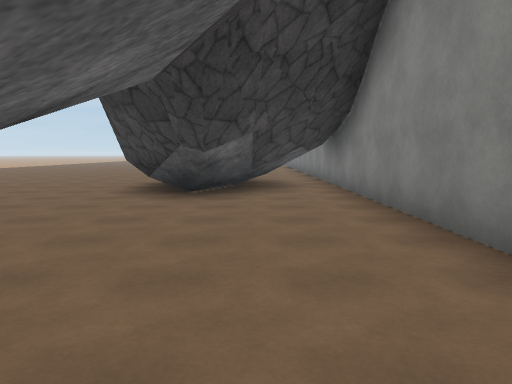
view 1 (above)

24 first-person views from a walk through a 3-D level made in the Unity game engine. The camera is 1.5 m above the floor, tilts 6° down and sees 70° across. The floor is counted in squares, 2 m on a side. Each view is taken from the middle of a square. On the plan, view 1 faces up. The plan holds only what a view shows up to about 11 squares ahead; the rest is blank. The place goes on beyond the plan. The player is left out. Some animated figures are not drawn. Surface patterns are stand-ins for the level's own textures.

view 2
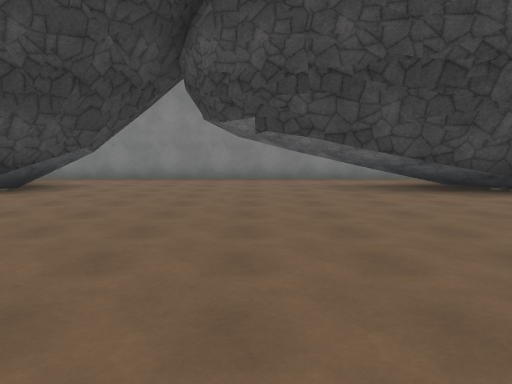

view 3
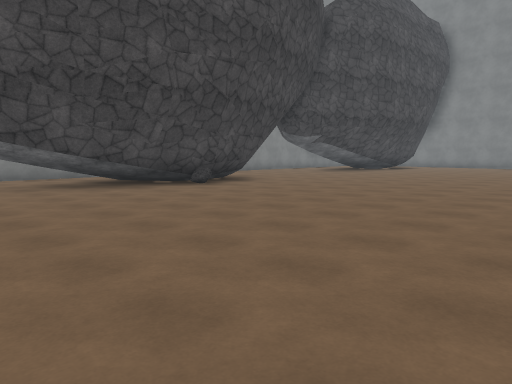

view 4
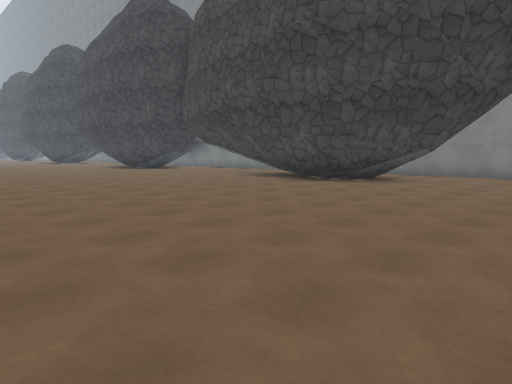

view 5
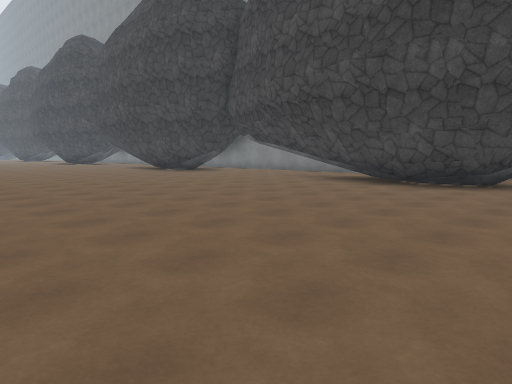

view 6
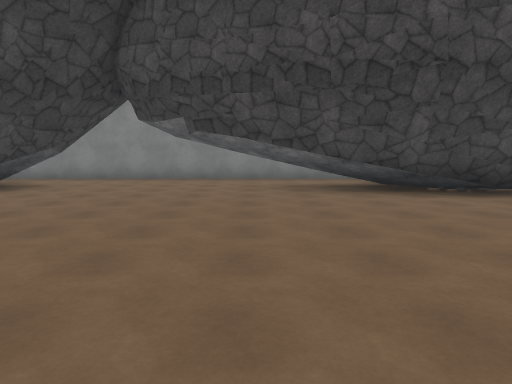

view 7
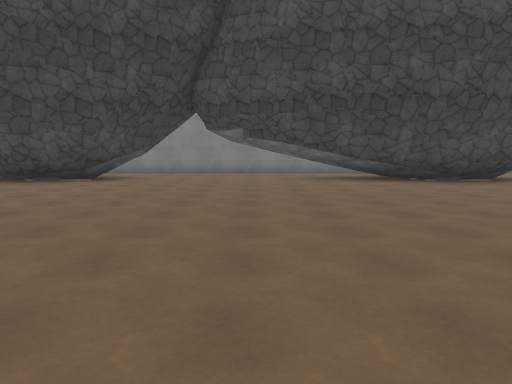

view 8
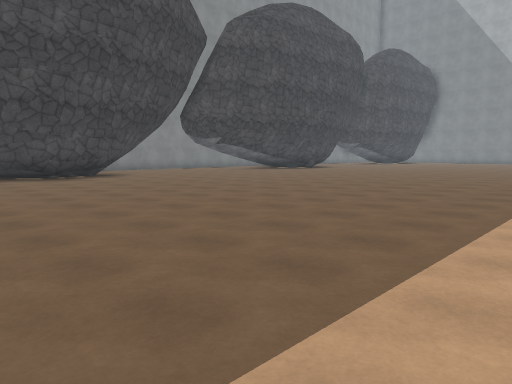

view 9
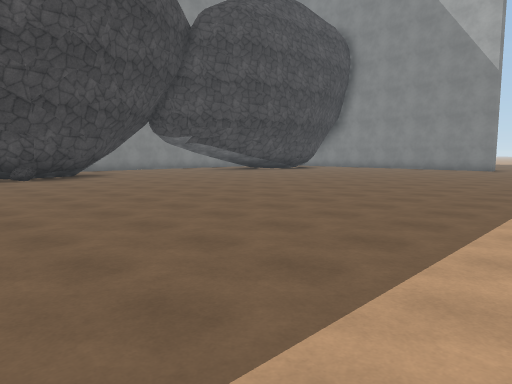

view 10
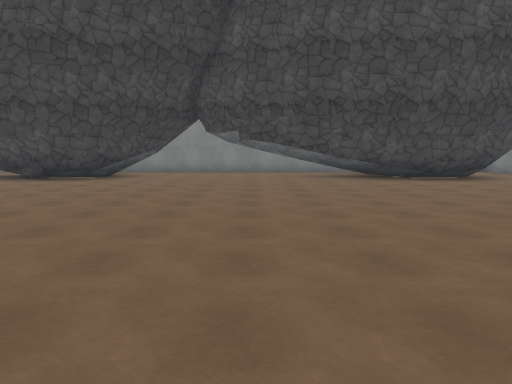

view 11
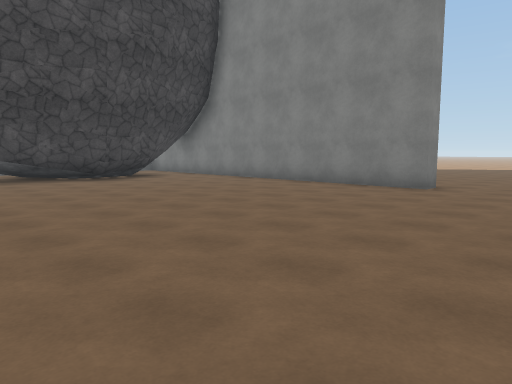

view 12
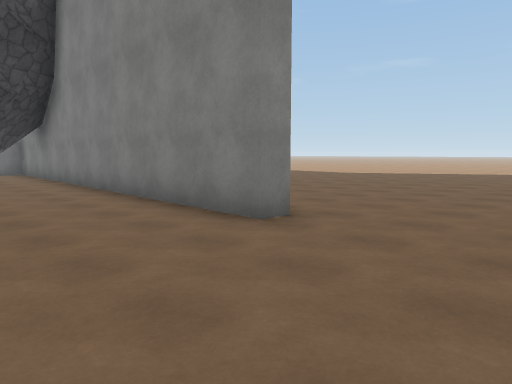

view 13
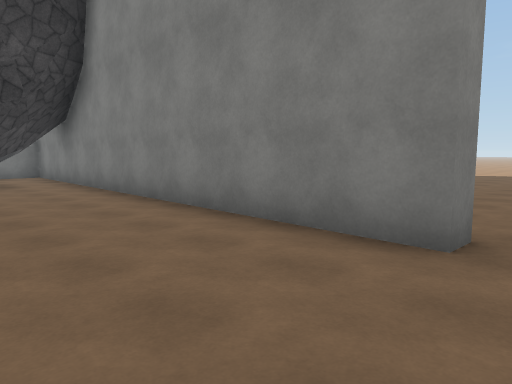

view 14
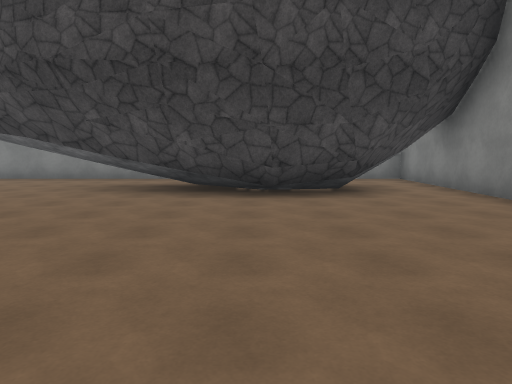

view 15
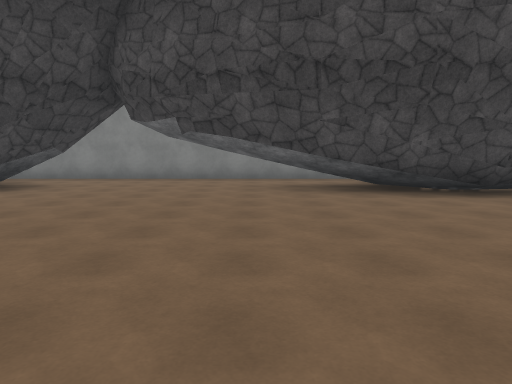

view 16
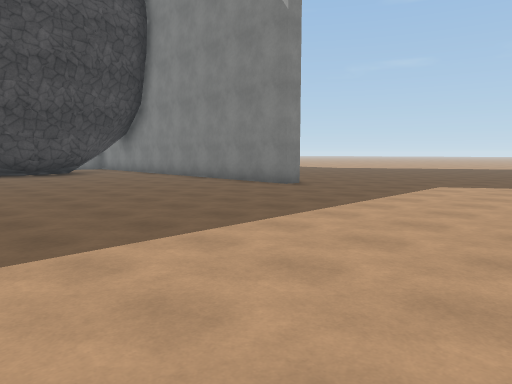

view 17
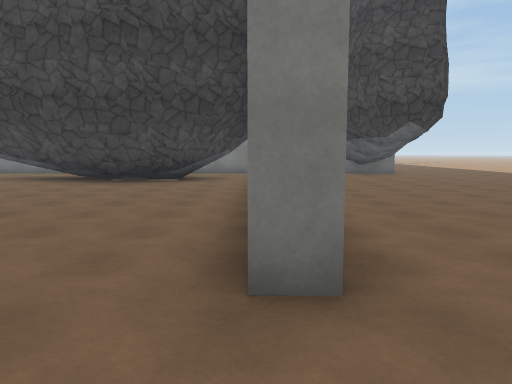

view 18
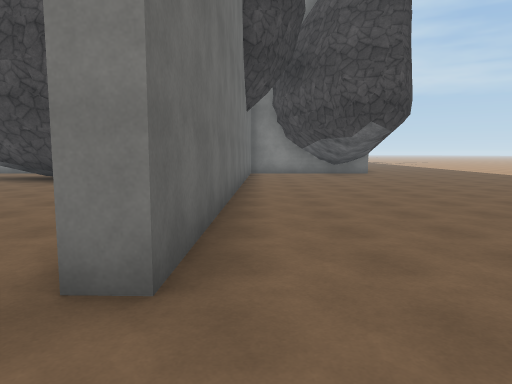

view 19
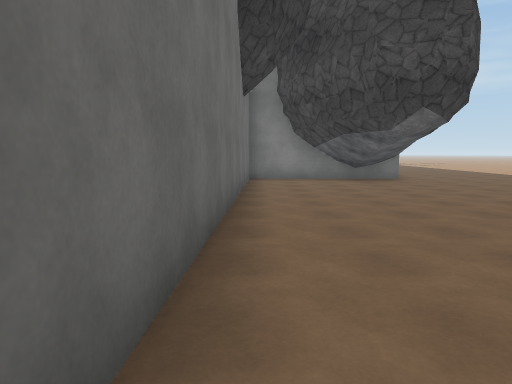

view 20
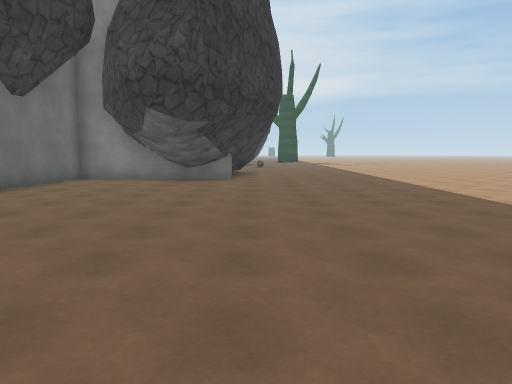

view 21
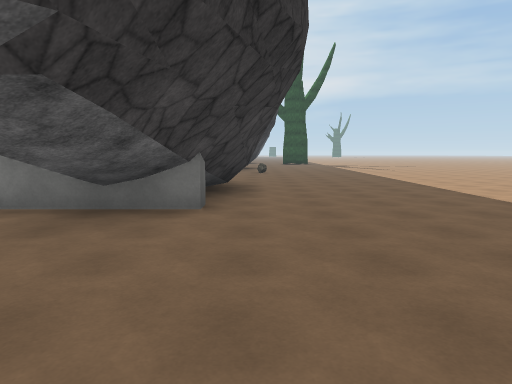

view 22
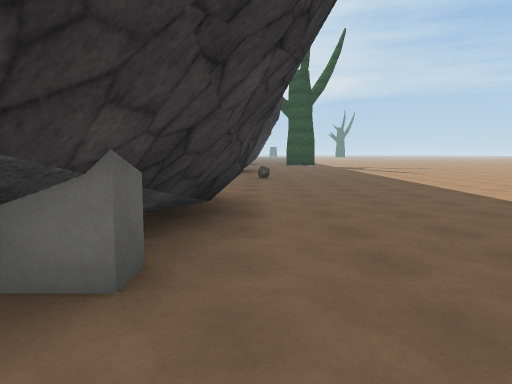

view 23
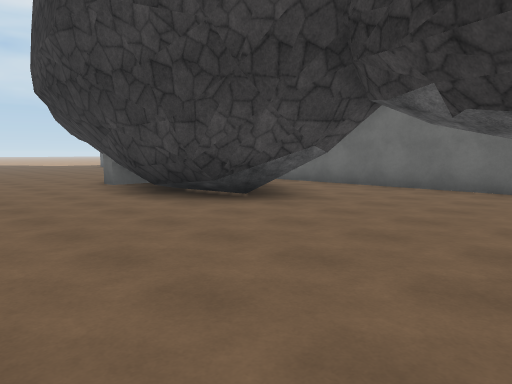

view 24
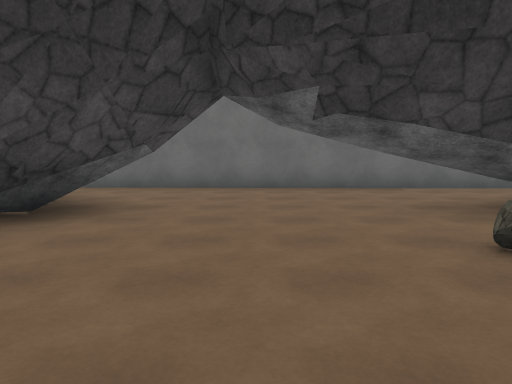

### Floor plan
Key: @ floor where view 1 was taken; # wall or solid block; . floor; T thing the floor can be seen under or through; O other object.
Columns run from 16 left of view 1 to 11 right of it. Each row starts with its distance up from view 1.
 18          .....##..#
 17        ...........#
 16       ............#
 15      .............#
 14     ..............#
 13      ..........#..#
 12   ............##..#
 11   ............## .#
 10   ............#  .#
  9   ............#####
  8    ...........#####
  7    ...........###.#
  6    ............#..#
  5    ...............#
  4    ...............#
  3     ..............#
  2     ..............#
  1     ..............#
  0     ...........T@.#
 -1   ............TT .#
 -2   ............TT .#
 -3   ............#   #
 -4   ............#   #
 -5    ...........#  .#
 -6    ...........##..#
 -7    ...............#
 -8    ...............#
 -9    ...............#
-10    ...............#
-11    ............T..#
-12 ..............TT..#
-13 ..............TT .#
-14 ..............#
-15 ..............#
-16  .............#
-17  .............##
-18  ..............#..#
-19  .....######......#
-20  ..........########  #######
-21   ................#   ......
-22   ................#    .....
-23   ..............###    #...#
-24   ...............#######....
-25      ...............##.....O
-26      .......................
-27      .......................
-28      ....  .................

Where each view was taken, in squares from view 1:
view 1: 0 up, 0 right, facing up
view 2: 2 up, 9 left, facing right
view 3: 2 up, 10 left, facing down-right
view 4: 2 up, 11 left, facing up-right
view 5: 5 up, 11 left, facing up-right
view 6: 13 up, 9 left, facing right
view 7: 14 up, 12 left, facing right
view 8: 12 up, 14 left, facing down-right
view 9: 1 down, 14 left, facing down-right
view 10: 10 down, 13 left, facing right
view 11: 11 down, 13 left, facing down-right
view 12: 16 down, 13 left, facing down-right
view 13: 16 down, 11 left, facing down-right
view 14: 15 down, 9 left, facing right
view 15: 11 down, 9 left, facing right
view 16: 12 down, 16 left, facing down-right
view 17: 19 down, 12 left, facing right
view 18: 20 down, 12 left, facing right
view 19: 20 down, 9 left, facing right
view 20: 25 down, 9 left, facing right
view 21: 25 down, 3 left, facing right
view 22: 25 down, 0 right, facing right
view 23: 28 down, 11 right, facing up-left
view 24: 28 down, 9 right, facing up
